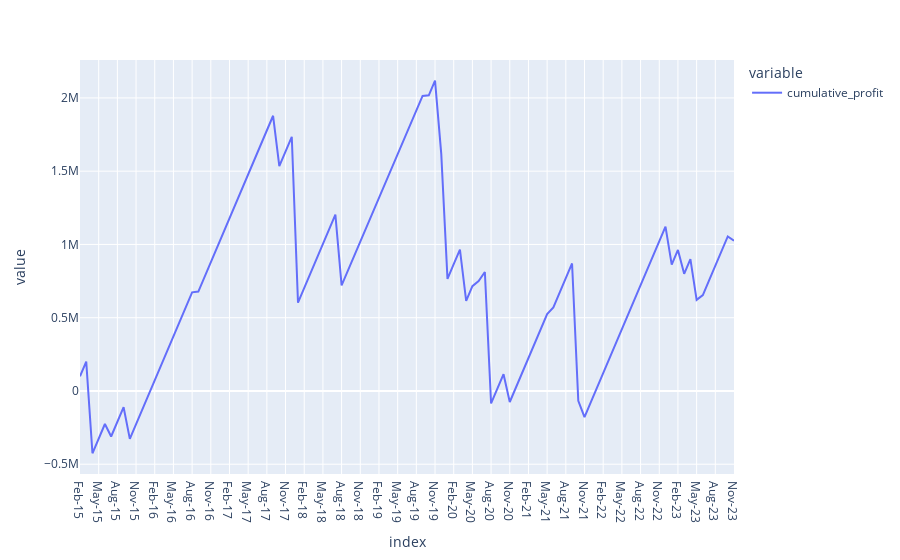

Notebook code cell kept with this figure:
### Code cell
px.line(data_frame=FINAL_P,y =['cumulative_profit'])

### Figure 1 — Plotly figure (JSON) as saved in the notebook; plotly's stock layout.template omitted (floating-point values rounded to 4 significant figures)
{"data": [{"hovertemplate": "variable=cumulative_profit<br>index=%{x}<br>value=%{y}<extra></extra>", "legendgroup": "cumulative_profit", "line": {"color": "#636efa", "dash": "solid"}, "marker": {"symbol": "circle"}, "mode": "lines", "name": "cumulative_profit", "orientation": "v", "showlegend": true, "type": "scatter", "x": ["Feb-15", "Mar-15", "Apr-15", "May-15", "Jun-15", "Jul-15", "Aug-15", "Sep-15", "Oct-15", "Nov-15", "Dec-15", "Jan-16", "Feb-16", "Mar-16", "Apr-16", "May-16", "Jun-16", "Jul-16", "Aug-16", "Sep-16", "Oct-16", "Nov-16", "Dec-16", "Jan-17", "Feb-17", "Mar-17", "Apr-17", "May-17", "Jun-17", "Jul-17", "Aug-17", "Sep-17", "Oct-17", "Nov-17", "Dec-17", "Jan-18", "Feb-18", "Mar-18", "Apr-18", "May-18", "Jun-18", "Jul-18", "Aug-18", "Sep-18", "Oct-18", "Nov-18", "Dec-18", "Jan-19", "Feb-19", "Mar-19", "Apr-19", "May-19", "Jun-19", "Jul-19", "Aug-19", "Sep-19", "Oct-19", "Nov-19", "Dec-19", "Jan-20", "Feb-20", "Mar-20", "Apr-20", "May-20", "Jun-20", "Jul-20", "Aug-20", "Sep-20", "Oct-20", "Nov-20", "Dec-20", "Jan-21", "Feb-21", "Mar-21", "Apr-21", "May-21", "Jun-21", "Jul-21", "Aug-21", "Sep-21", "Oct-21", "Nov-21", "Dec-21", "Jan-22", "Feb-22", "Mar-22", "Apr-22", "May-22", "Jun-22", "Jul-22", "Aug-22", "Sep-22", "Oct-22", "Nov-22", "Dec-22", "Jan-23", "Feb-23", "Mar-23", "Apr-23", "May-23", "Jun-23", "Jul-23", "Aug-23", "Sep-23", "Oct-23", "Nov-23"], "xaxis": "x", "y": [100000, 200000, -425500.0, -325500.0, -225500.0, -310800.0, -210800.0, -110800.0, -326700.0, -226700.0, -126700.0, -26750.0, 73250.0, 173300.0, 273300.0, 373300.0, 473300.0, 573300.0, 673300.0, 678200.0, 778200.0, 878200.0, 978200.0, 1078000.0, 1178000.0, 1278000.0, 1378000.0, 1478000.0, 1578000.0, 1678000.0, 1778000.0, 1878000.0, 1535000.0, 1635000.0, 1735000.0, 603100.0, 703100.0, 803100.0, 903100.0, 1003000.0, 1103000.0, 1203000.0, 721000.0, 821000.0, 921000.0, 1021000.0, 1121000.0, 1221000.0, 1321000.0, 1414000.0, 1514000.0, 1614000.0, 1714000.0, 1814000.0, 1914000.0, 2014000.0, 2017000.0, 2117000.0, 1618000.0, 765200.0, 865200.0, 965200.0, 615000.0, 715000.0, 749400.0, 812200.0, -85340.0, 14660.0, 114700.0, -75410.0, 24590.0, 124600.0, 224600.0, 324600.0, 424600.0, 524600.0, 570100.0, 670100.0, 770100.0, 870100.0, -67150.0, -178100.0, -78100.0, 21900.0, 121900.0, 221900.0, 321900.0, 421900.0, 521900.0, 621900.0, 721900.0, 821900.0, 921900.0, 1022000.0, 1122000.0, 862300.0, 962300.0, 799200.0, 899200.0, 621700.0, 654800.0, 754800.0, 854800.0, 954800.0, 1055000.0, 1025000.0], "yaxis": "y"}], "layout": {"legend": {"title": {"text": "variable"}, "tracegroupgap": 0}, "margin": {"t": 60}, "xaxis": {"anchor": "y", "domain": [0, 1], "title": {"text": "index"}}, "yaxis": {"anchor": "x", "domain": [0, 1], "title": {"text": "value"}}}}
